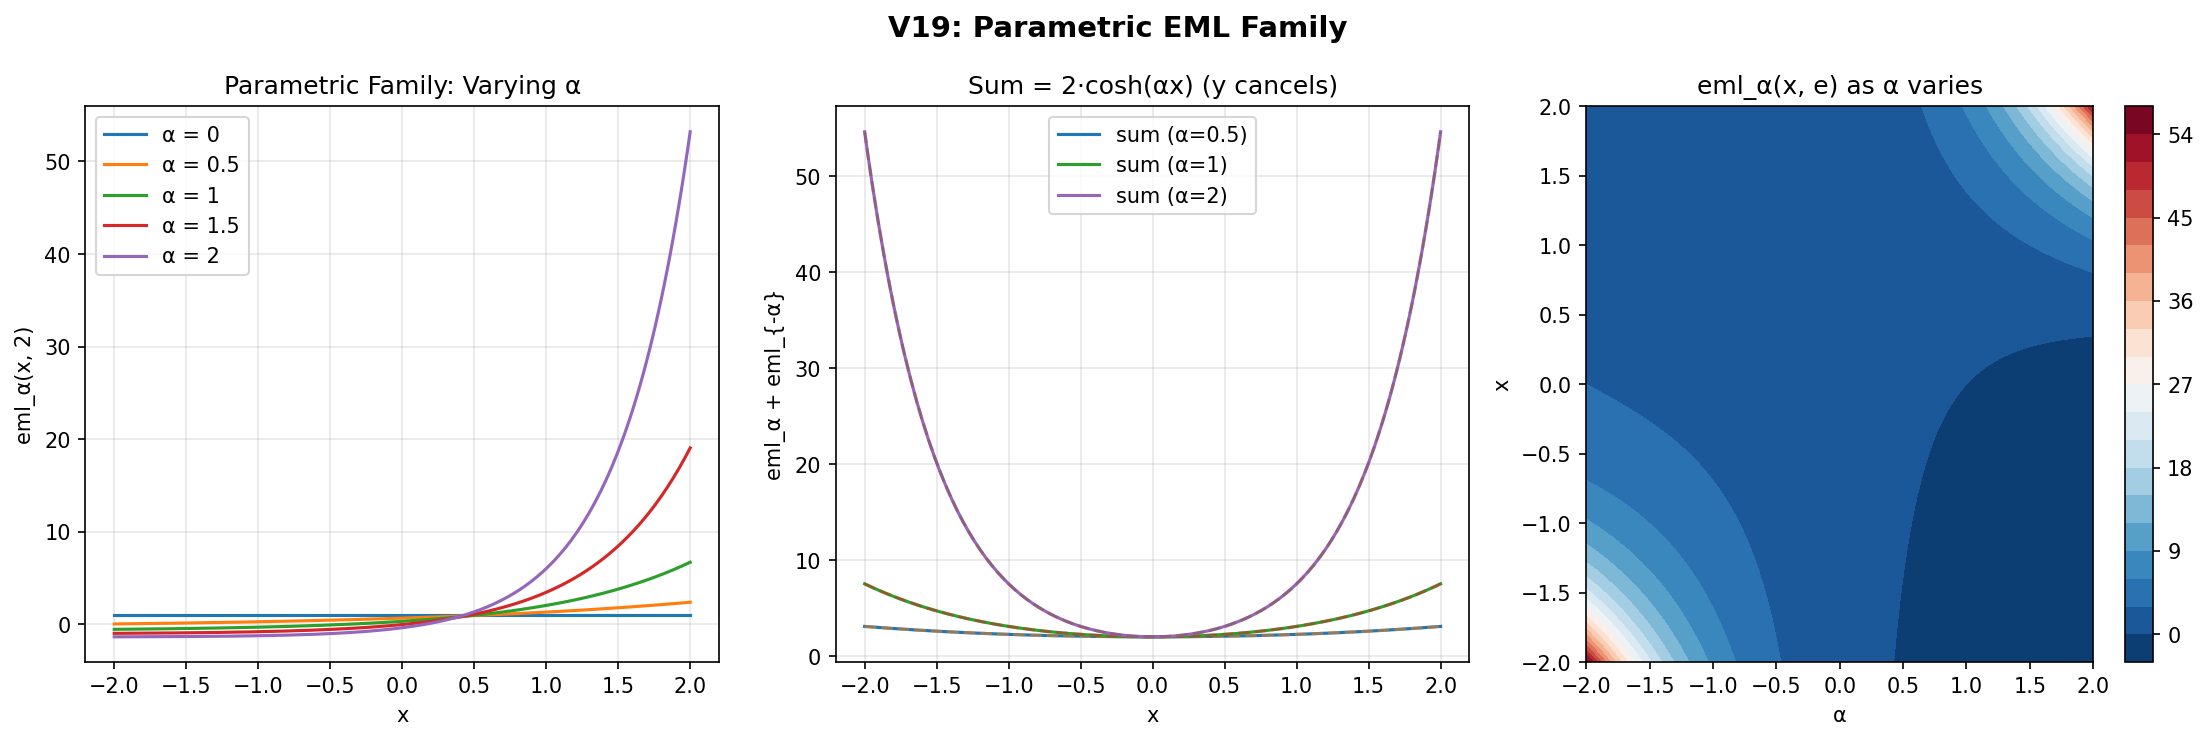

This figure's Python source:
"""
Demo 4: Parametric EML Family eml_α(x, y) = exp(αx) - α·log(y)

V19 introduces the α-parametric family of EML operators.
Key properties:
- eml_1 = eml (standard)
- eml_0 ≡ 1 (constant)
- eml_α + eml_{-α} = 2·cosh(αx) (symmetric sum)
- Each eml_α is convex in x
"""

import numpy as np
import matplotlib.pyplot as plt

def eml_alpha(alpha, x, y):
    return np.exp(alpha * x) - alpha * np.log(y)

fig, axes = plt.subplots(1, 3, figsize=(15, 5))

# Plot 1: Family curves for different α
ax = axes[0]
x = np.linspace(-2, 2, 200)
y_fixed = 2
for alpha in [0, 0.5, 1, 1.5, 2]:
    ax.plot(x, eml_alpha(alpha, x, y_fixed), label=f'α = {alpha}')
ax.set_xlabel('x')
ax.set_ylabel(f'eml_α(x, {y_fixed})')
ax.set_title('Parametric Family: Varying α')
ax.legend()
ax.grid(True, alpha=0.3)

# Plot 2: α-sum identity: eml_α + eml_{-α} = 2·cosh(αx)
ax = axes[1]
for alpha in [0.5, 1, 2]:
    lhs = eml_alpha(alpha, x, 2) + eml_alpha(-alpha, x, 2)
    rhs = 2 * np.cosh(alpha * x)
    ax.plot(x, lhs, '-', label=f'sum (α={alpha})')
    ax.plot(x, rhs, '--', alpha=0.5)

ax.set_xlabel('x')
ax.set_ylabel('eml_α + eml_{-α}')
ax.set_title('Sum = 2·cosh(αx) (y cancels)')
ax.legend()
ax.grid(True, alpha=0.3)

# Plot 3: α as a continuous parameter (heat map)
ax = axes[2]
alpha_range = np.linspace(-2, 2, 100)
x_range = np.linspace(-2, 2, 100)
A, X = np.meshgrid(alpha_range, x_range)
Z = eml_alpha(A, X, np.e)
c = ax.contourf(A, X, Z, levels=20, cmap='RdBu_r')
plt.colorbar(c, ax=ax)
ax.set_xlabel('α')
ax.set_ylabel('x')
ax.set_title('eml_α(x, e) as α varies')

plt.suptitle('V19: Parametric EML Family', fontsize=14, fontweight='bold')
plt.tight_layout()
plt.savefig('demo4_parametric_family.png', dpi=150, bbox_inches='tight')
plt.close()
print("Demo 4 saved: demo4_parametric_family.png")
